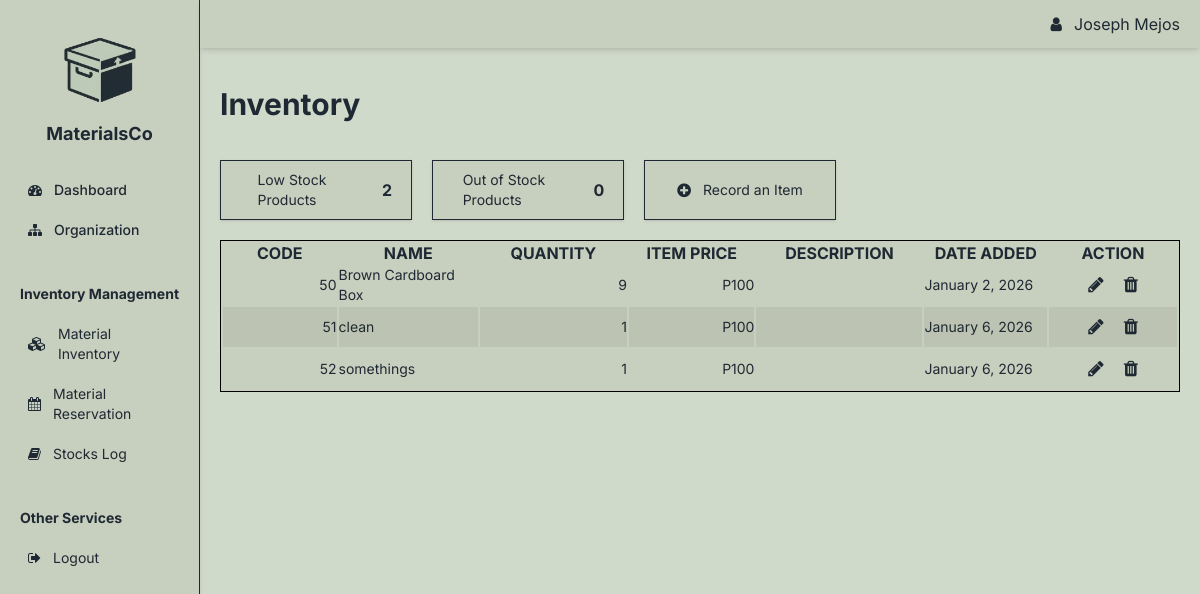
Page /Inventory.php (signed in) on the earlier database version.
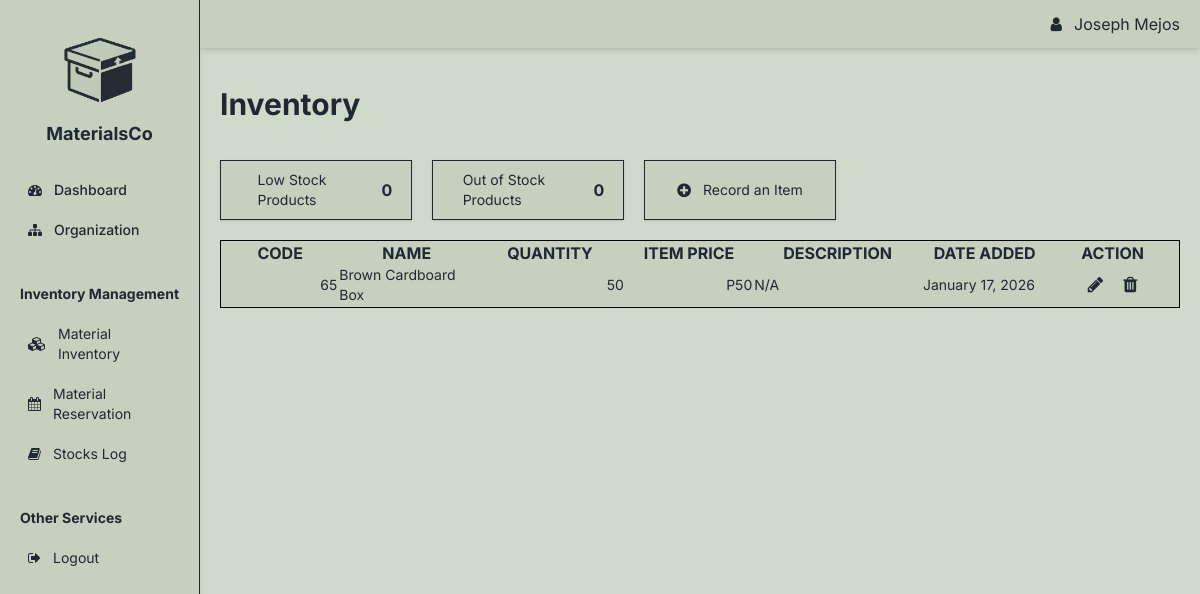
Same page on the later database version.
### tables this page shows
CREATE TABLE `inventory` (
  `MATERIAL_ID` int(11) NOT NULL,
  `USER_ID` int(11) DEFAULT NULL,
  `MATERIAL_NAME` varchar(100) DEFAULT NULL,
  `QUANTITY` int(11) DEFAULT NULL,
  `PRICE` int(11) DEFAULT NULL,
  `DESCRIPTION` varchar(50) DEFAULT NULL,
  `DATE_ADDED` date NOT NULL DEFAULT current_timestamp(),
  `IS_ACTIVE` tinyint(1) NOT NULL DEFAULT 1
);

### Classes/Dbh.Class.php (called while the page is built)
<?php
class Dbh {
    private $host = "localhost";
    private $user = "root";
    private $pass = "";
    private $db = "materialcodb";
    private $conn;
    protected function connection(){
        if (!$this->conn) {
            try {
                $dsn = 'mysql:host='. $this->host . ';dbname=' . $this->db;
                $this->conn = new PDO($dsn, $this->user, $this->pass);
                $this->conn->setAttribute(PDO::ATTR_DEFAULT_FETCH_MODE, PDO::FETCH_ASSOC);
                $this->conn->setAttribute(PDO::ATTR_ERRMODE, PDO::ERRMODE_EXCEPTION);
            } catch(PDOException $e) {
                echo "Error:" . $e->getMessage() . "<br>";
                die();
            }
        }
        return $this->conn;
    }
}

### Classes/Items.Class.php (called while the page is built, shortened)
<?php
include_once __DIR__ . '/Dbh.Class.php';
class Items extends Dbh {
    protected function countLowStocks($userID){
        $lowStockLimit = 5;
        $query = "
            SELECT COUNT(*) AS low_stock_count
            FROM inventory
            WHERE USER_ID = ?
            AND QUANTITY <= ?
            AND IS_ACTIVE = 1
        ";
        $stmt = $this->connection()->prepare($query);
        if (!$stmt->execute([$userID, $lowStockLimit])) {
            return 0;
        }
        return (int) $stmt->fetch(PDO::FETCH_ASSOC)['low_stock_count'];
    }
    protected function getInventory($userID) {
        $query = "SELECT * FROM inventory WHERE USER_ID = ? && IS_ACTIVE = 1";
        $stmt = $this->connection()->prepare($query);
        if (!$stmt->execute([$userID])) {
            return false;
        }
        return $stmt->fetchAll(PDO::FETCH_ASSOC);
    }
}

### Classes/ItemsView.Class.php (called while the page is built, shortened)
<?php
class ItemsView extends ItemsCntrl{
    public function viewInventory($userID){
        return $this->getInventory($userID);
    }
    public function viewLowStockCount($userID){
        return $this->countLowStocks($userID);
    }
}

### Inventory.php (the view, shortened to what the changed rows need)
<body>
    <?php
        include __DIR__ . "/Inclusions/Head.php";
        include __DIR__ . "/Classes/Dbh.Class.php";
        include __DIR__ . "/Classes/ItemsView.Class.php";
        $itemsView = new ItemsView();
        $USER_ID = $_SESSION['USER_ID'];
        $materials = $itemsView->viewInventory($USER_ID);
        $lowstockCount = $itemsView->viewLowStockCount($USER_ID);
    ?>
    <div id="BodyDiv" class="w-full min-h-screen flex bg-[D0DACA] text-[1F2933] ">
        <div class="w-1/5">
            <?php
                include __DIR__ . "/Inclusions/sidebar.php";
            ?>
        </div>
        <div class="w-full flex flex-col gap-5">
            <div>
                <?php include __DIR__ . "/Inclusions/navbar.php";?>
            </div>
            <div class="w-full h-20 my-2 px-5 text-3xl font-bold flex items-center">
                <h1>Inventory</h1>
            </div>
            <div class="flex px-5 justify-start gap-5">
                <div class="w-1/5 h-15 bg-[C7CFBE] border border-[1F2933] text-[1F2933] shadow-sm flex">
                    <div class="flex justify-center items-center w-1/2">
                        <p class="text-md font-bold"><?php echo $lowstockCount; ?></p>
                    </div>
                </div>
            </div>
            <div class="h-full w-full px-5">
                <table id="inventoryTable" class="table-auto bg-[C7CFBE] border-separate border h-fit max-h-full">
                    <thead>
                        <tr class="text-md">
                            <th class="w-md  text-[1F2933]">CODE</th>
                            <th class="w-md  text-[1F2933]">NAME</th>
                            <th class="w-md  text-[1F2933]">QUANTITY</th>
                            <th class="w-lg  text-[1F2933]">ITEM PRICE</th>
                            <th class="w-md  text-[1F2933]">DESCRIPTION</th>
                            <th class="w-md  text-[1F2933]">DATE ADDED</th>
                            <th class="w-md  text-[1F2933]">ACTION</th>
                        </tr>
                    </thead>
                    <tbody>
                        <?php foreach ($materials as $row): ?>
                            <tr class="odd:bg-[C7CFBE] even:bg-[bdc3b2] text-[1F2933] border border-0 h-10 text-sm">
                                <td class="text-end"><?= htmlspecialchars($row['MATERIAL_ID']) ?></td>
                                <td><?= htmlspecialchars($row['MATERIAL_NAME']) ?></td>
                                <td class="text-end"><?= htmlspecialchars($row['QUANTITY']) ?></td>
                                <td class="text-end">P<?= htmlspecialchars($row['PRICE']) ?></td>
                                <td><?= htmlspecialchars($row['DESCRIPTION']) ?></td>
                                <td><?= htmlspecialchars(date('F j, Y', strtotime($row['DATE_ADDED']))) ?></td>
                                <td>
                                    <div class="flex justify-center items-center gap-5 text-lg">
                                        <div class="cursor-pointer text-[1F2933]" onclick="document.getElementById('updateModal<?= $row['MATERIAL_ID'] ?>').showModal()">
                                            <i class="fa fa-pencil text-lg"></i>
                                        </div>
                                        <div class="cursor-pointer" onclick="document.getElementById('deleteModal<?= $row['MATERIAL_ID'] ?>').showModal()">
                                            <i class="fa fa-trash text-lg text-[1F2933]"></i>
                                        </div>
                                    </div>
                                </td>
                            </tr>
                        <?php endforeach; ?>
                    </tbody>
                </table>
            </div>
        </div>
    </div>
</body>

Differences in the rows shown:
removed inventory: MATERIAL_ID "50", MATERIAL_NAME "Brown Cardboard Box", QUANTITY "9", PRICE "100", DATE_ADDED "January 2, 2026"
removed inventory: MATERIAL_ID "51", MATERIAL_NAME "clean", QUANTITY "1", PRICE "100", DATE_ADDED "January 6, 2026"
removed inventory: MATERIAL_ID "52", MATERIAL_NAME "somethings", QUANTITY "1", PRICE "100", DATE_ADDED "January 6, 2026"
added inventory: MATERIAL_ID "65", MATERIAL_NAME "Brown Cardboard Box", QUANTITY "50", PRICE "50", DESCRIPTION "N/A", DATE_ADDED "January 17, 2026"
Other differences:
$lowstockCount: "2" → "0"
